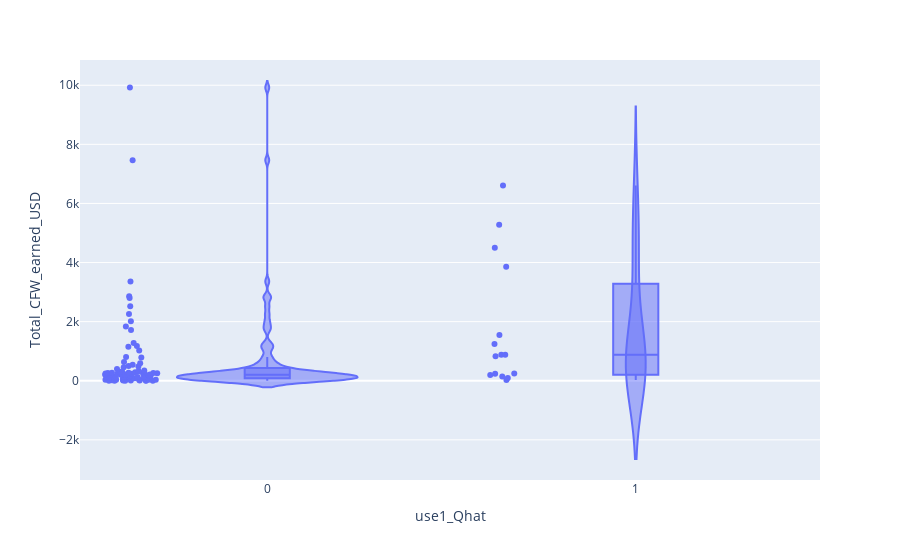

Write notebook code for a chart like this one.
### Code cell
fig = px.violin(df, y='Total_CFW_earned_USD', x='use1_Qhat', box=True, points="all",
          hover_data=df.columns)
fig.show()

### Figure 1 — Plotly figure (JSON) as saved in the notebook; plotly's stock layout.template omitted (floating-point values rounded to 4 significant figures; data arrays with more than 128 entries replaced by an {"elided": "..."} marker saying what was removed)
{"data": [{"alignmentgroup": "True", "box": {"visible": true}, "customdata": {"elided": "103x102 float values"}, "hovertemplate": "use1_Qhat=%{x}<br>Total_CFW_earned_USD=%{y}<br>gender resp=%{customdata[0]}<br>age=%{customdata[1]}<br>Head_Household=%{customdata[2]}<br>adults_num=%{customdata[3]}<br>children_num=%{customdata[4]}<br>children1_num=%{customdata[5]}<br>totalhhcompo=%{customdata[6]}<br>leave=%{customdata[7]}<br>cfw_worker_num=%{customdata[8]}<br>cashspend_num=%{customdata[9]}<br>why_selected=%{customdata[10]}<br>fairselection=%{customdata[11]}<br>level_effort=%{customdata[12]}<br>gender_supervisor=%{customdata[13]}<br>salary_corect=%{customdata[14]}<br>salary_decided=%{customdata[15]}<br>usage1=%{customdata[16]}<br>usage2=%{customdata[17]}<br>usage3=%{customdata[18]}<br>usage4=%{customdata[19]}<br>usage5=%{customdata[20]}<br>usage6=%{customdata[21]}<br>usage7=%{customdata[22]}<br>usage8=%{customdata[23]}<br>usage9=%{customdata[24]}<br>usage10=%{customdata[25]}<br>usage11=%{customdata[26]}<br>usage12=%{customdata[27]}<br>usage13=%{customdata[28]}<br>usage14=%{customdata[29]}<br>usage15=%{customdata[30]}<br>usage16=%{customdata[31]}<br>usage17=%{customdata[32]}<br>usage18=%{customdata[33]}<br>usage19=%{customdata[34]}<br>usage20=%{customdata[35]}<br>usage21=%{customdata[36]}<br>usage22=%{customdata[37]}<br>usage23=%{customdata[38]}<br>usage24=%{customdata[39]}<br>usage25=%{customdata[40]}<br>usage26=%{customdata[41]}<br>project_lasted=%{customdata[42]}<br>effect_lasted=%{customdata[43]}<br>increased_exp Wheat flour=%{customdata[44]}<br>increased_exp Sugar=%{customdata[45]}<br>increased_exp Veg Oil=%{customdata[46]}<br>increased_exp Milk=%{customdata[47]}<br>increased_exp Rice=%{customdata[48]}<br>increased_exp Meat=%{customdata[49]}<br>increased_exp Fish=%{customdata[50]}<br>increased_exp Fruits=%{customdata[51]}<br>increased_exp Water=%{customdata[52]}<br>increased_exp Health=%{customdata[53]}<br>increased_exp Clothes=%{customdata[54]}<br>increased_exp Qhat=%{customdata[55]}<br>increased_exp Education=%{customdata[56]}<br>increased_exp Not form above=%{customdata[57]}<br>diffcult_months January=%{customdata[58]}<br>diffcult_months February=%{customdata[59]}<br>diffcult_months March=%{customdata[60]}<br>diffcult_months April=%{customdata[61]}<br>diffcult_months May=%{customdata[62]}<br>diffcult_months June=%{customdata[63]}<br>diffcult_months July=%{customdata[64]}<br>diffcult_months August=%{customdata[65]}<br>diffcult_months September=%{customdata[66]}<br>diffcult_months October=%{customdata[67]}<br>diffcult_months November=%{customdata[68]}<br>diffcult_months December=%{customdata[69]}<br>investment=%{customdata[70]}<br>ablegenerate_income=%{customdata[71]}<br>amt=%{customdata[72]}<br>more_work=%{customdata[73]}<br>male%=%{customdata[74]}<br>age_mean=%{customdata[75]}<br>age_median=%{customdata[76]}<br>educ_highest=%{customdata[77]}<br>educ_median=%{customdata[78]}<br>contrib%=%{customdata[79]}<br>contrib_tot=%{customdata[80]}<br>femalecontrib%=%{customdata[81]}<br>age HHH=%{customdata[82]}<br>gender HHH=%{customdata[83]}<br>cfw_worker_HH%=%{customdata[84]}<br>cfw_worker_women%=%{customdata[85]}<br>cfw_worker_age_mean=%{customdata[86]}<br>cashspend_HH_member_%=%{customdata[87]}<br>cashspend_Women%=%{customdata[88]}<br>cashspend_age_ponderated=%{customdata[89]}<br>Total_CFW_earned_per_familymember=%{customdata[90]}<br>use1_Not form above=%{customdata[91]}<br>use1_Rice=%{customdata[92]}<br>use1_Wheat flour=%{customdata[93]}<br>Village_clean_Al-Samoud neighborhood alone, the martyr Badr=%{customdata[94]}<br>Village_clean_Aljamie=%{customdata[95]}<br>Village_clean_Alqatie=%{customdata[96]}<br>Village_clean_Anma'=%{customdata[97]}<br>Village_clean_Bayt bus=%{customdata[98]}<br>Village_clean_Hadah=%{customdata[99]}<br>Village_clean_Hayu aleumaal=%{customdata[100]}<br>Village_clean_Sanea' alqadimuh=%{customdata[101]}<extra></extra>", "legendgroup": "", "marker": {"color": "#636efa"}, "name": "", "offsetgroup": "", "orientation": "v", "points": "all", "scalegroup": "True", "showlegend": false, "type": "violin", "x": [0, 0, 0, 0, 0, 0, 0, 0, 0, 0, 0, 0, 0, 0, 0, 0, 0, 1, 0, 0, 0, 0, 0, 1, 0, 0, 1, 1, 0, 0, 0, 0, 0, 0, 0, 0, 0, 0, 0, 0, 0, 0, 0, 0, 0, 0, 0, 0, 1, 0, 0, 0, 0, 0, 0, 0, 0, 0, 1, 0, 0, 0, 1, 0, 0, 0, 0, 0, 0, 0, 1, 0, 0, 0, 0, 0, 0, 1, 0, 0, 0, 0, 0, 0, 1, 0, 0, 0, 0, 0, 1, 0, 0, 0, 0, 1, 1, 1, 1, 0, 0, 0, 0], "x0": " ", "xaxis": "x", "y": [150, 400, 7, 116, 82, 93, 33, 264, 100, 3, 116, 96, 35, 70, 4, 3360, 784, 880, 4, 225, 15, 127, 33, 4500, 480, 1176, 5280, 1548, 2856, 200, 141, 180, 300, 200, 350, 120, 120, 180, 36, 1152, 2520, 120, 2256, 2016, 1720, 120, 132, 460, 876, 288.8, 131.5, 216.2, 273.8, 258.3, 7.5, 215.5, 9920, 1280, 236.1, 7464.0, 1840, 252, 828, 236, 240.5, 60, 56, 81, 300, 498, 96.72, 0.2152, 272, 540, 208, 1028, 636, 6609.0, 210.8, 249.6, 325, 301.2, 800, 7.5, 3856.0, 32, 32, 32, 150, 264, 28, 93, 32, 160, 592, 192, 243, 1240, 140, 240, 1.6, 2800, 10], "y0": " ", "yaxis": "y"}], "layout": {"legend": {"tracegroupgap": 0}, "margin": {"t": 60}, "violinmode": "group", "xaxis": {"anchor": "y", "domain": [0, 1], "title": {"text": "use1_Qhat"}}, "yaxis": {"anchor": "x", "domain": [0, 1], "title": {"text": "Total_CFW_earned_USD"}}}}
